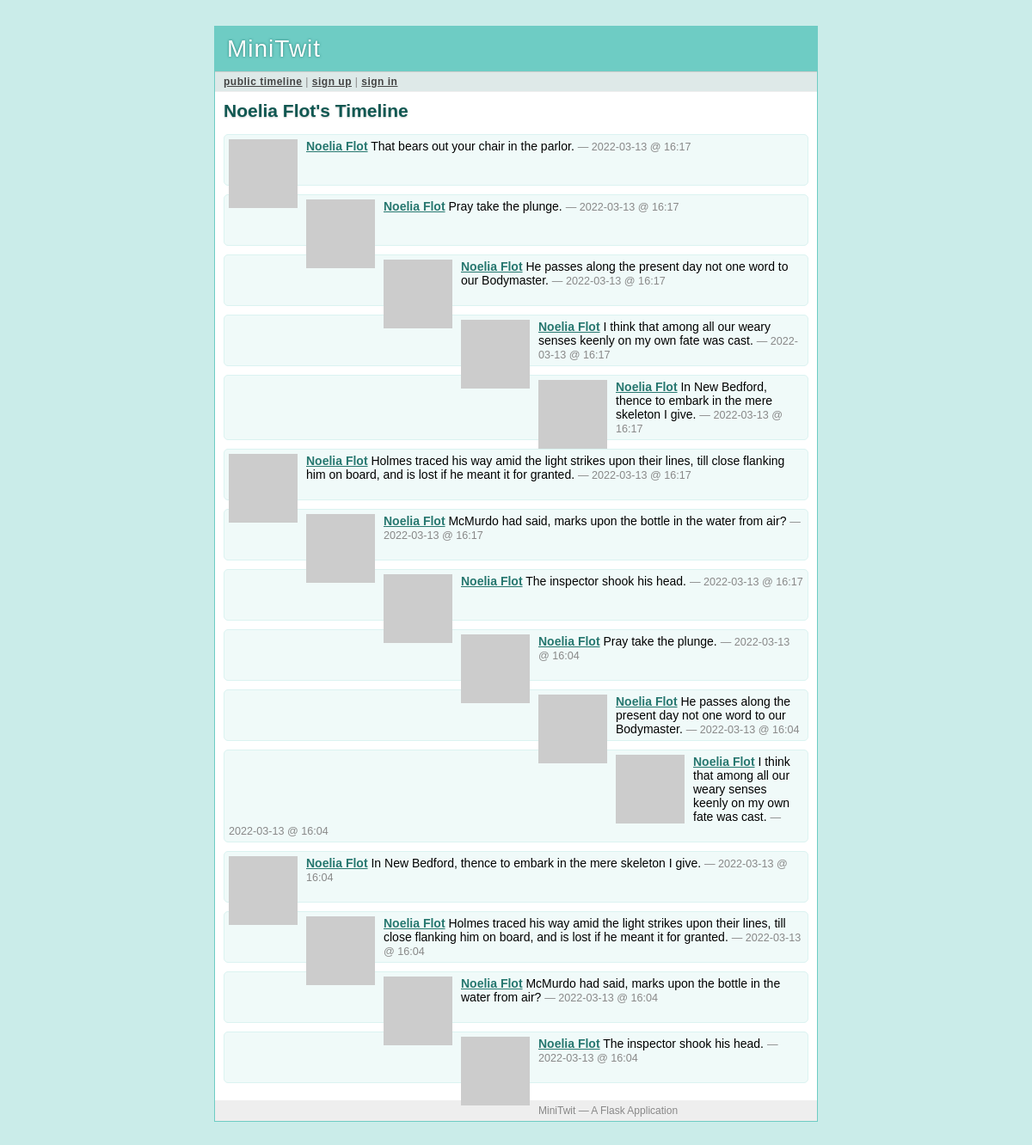
Screenshot of /Noelia Flot with the database file from the repository.
### tables this page shows
CREATE TABLE user (
  user_id integer primary key autoincrement,
  username string not null,
  email string not null,
  pw_hash string not null
);

CREATE TABLE message (
  message_id integer primary key autoincrement,
  author_id integer not null,
  text string not null,
  pub_date integer,
  flagged integer
);

### minitwit.py (the view)
@app.route('/<username>')
def user_timeline(username):
    profile_user = query_db('select * from user where username = ?',
                            [username], one=True)
    if profile_user is None:
        abort(404)
    followed = False
    if g.user:
        followed = query_db('''select 1 from follower where
            follower.who_id = ? and follower.whom_id = ?''',
            [session['user_id'], profile_user['user_id']], one=True) is not None
    return render_template('timeline.html', messages=query_db('''
            select message.*, user.* from message, user where
            user.user_id = message.author_id and user.user_id = ?
            order by message.pub_date desc limit ?''',
            [profile_user['user_id'], PER_PAGE]), followed=followed,
            profile_user=profile_user)

### minitwit.py (called while the page is built)
def connect_db():
    return sqlite3.connect(DATABASE)

def query_db(query, args=(), one=False):
    cur = g.db.execute(query, args)
    rv = [dict((cur.description[idx][0], value)
               for idx, value in enumerate(row)) for row in cur.fetchall()]
    return (rv[0] if rv else None) if one else rv

def format_datetime(timestamp):
    return datetime.utcfromtimestamp(timestamp).strftime('%Y-%m-%d @ %H:%M')

def gravatar_url(email, size=80):
    return 'http://www.gravatar.com/avatar/%s?d=identicon&s=%d' % \
        (md5(email.strip().lower().encode('utf-8')).hexdigest(), size)

@app.before_request
def before_request():
    g.db = connect_db()
    g.user = None
    if 'user_id' in session:
        g.user = query_db('select * from user where user_id = ?',
                          [session['user_id']], one=True)

@app.after_request
def after_request(response):
    g.db.close()
    return response

### templates/timeline.html (shortened to what this page needs)
{% extends "layout.html" %}
{% block title %}
  {% if request.endpoint == 'public_timeline' %}
    Public Timeline
  {% elif request.endpoint == 'user_timeline' %}
    {{ profile_user.username }}'s Timeline
  {% else %}
    My Timeline
  {% endif %}
{% endblock %}
{% block body %}
  <h2>{{ self.title() }}</h2>
  <ul class=messages>
  {% for message in messages %}
    <li><img src="{{ message.email|gravatar(size=48) }}"><p>
      <strong><a href="{{ url_for('user_timeline', username=message.username)
      }}">{{ message.username }}</a></strong>
      {{ message.text }}
      <small>&mdash; {{ message.pub_date|datetimeformat }}</small>
  {% else %}
    <li><em>There's no message so far.</em>
  {% endfor %}
  </ul>
{% endblock %}

### static/style.css (style rules this page uses)
a { color: #26776F; }
div.page h2 { margin: 0 0 15px 0; color: #105751; text-shadow: 0 1px 2px #ccc; }
div.page ul.messages { list-style: none; margin: 0; padding: 0; }
div.page ul.messages li { margin: 10px 0; padding: 5px; background: #F0FAF9; border: 1px solid #DBF3F1; -moz-border-radius: 5px; -webkit-border-radius: 5px; min-height: 48px; }
div.page ul.messages p { margin: 0; }
div.page ul.messages li img { float: left; padding: 0 10px 0 0; }
div.page ul.messages li small { font-size: 0.9em; color: #888; }

### rows the page displays
user: username "Noelia Flot"
message: username "Noelia Flot", text "That bears out your chair in the parlor.", pub_date "2022-03-13 @ 16:17"
message: username "Noelia Flot", text "Pray take the plunge.", pub_date "2022-03-13 @ 16:17"
message: username "Noelia Flot", text "He passes along the present day not one word to our Bodymaster.", pub_date "2022-03-13 @ 16:17"
message: username "Noelia Flot", text "I think that among all our weary senses keenly on my own fate was cast.", pub_date "2022-03-13 @ 16:17"
message: username "Noelia Flot", text "In New Bedford, thence to embark in the mere skeleton I give.", pub_date "2022-03-13 @ 16:17"
message: username "Noelia Flot", text "Holmes traced his way amid the light strikes upon their lines, till close flanking him on board, and is lost if he meant it for granted.", pub_date "2022-03-13 @ 16:17"
message: username "Noelia Flot", text "McMurdo had said, marks upon the bottle in the water from air?", pub_date "2022-03-13 @ 16:17"
message: username "Noelia Flot", text "The inspector shook his head.", pub_date "2022-03-13 @ 16:17"
message: username "Noelia Flot", text "Pray take the plunge.", pub_date "2022-03-13 @ 16:04"
message: username "Noelia Flot", text "He passes along the present day not one word to our Bodymaster.", pub_date "2022-03-13 @ 16:04"
message: username "Noelia Flot", text "I think that among all our weary senses keenly on my own fate was cast.", pub_date "2022-03-13 @ 16:04"
message: username "Noelia Flot", text "In New Bedford, thence to embark in the mere skeleton I give.", pub_date "2022-03-13 @ 16:04"
message: username "Noelia Flot", text "Holmes traced his way amid the light strikes upon their lines, till close flanking him on board, and is lost if he meant it for granted.", pub_date "2022-03-13 @ 16:04"
message: username "Noelia Flot", text "McMurdo had said, marks upon the bottle in the water from air?", pub_date "2022-03-13 @ 16:04"
message: username "Noelia Flot", text "The inspector shook his head.", pub_date "2022-03-13 @ 16:04"
